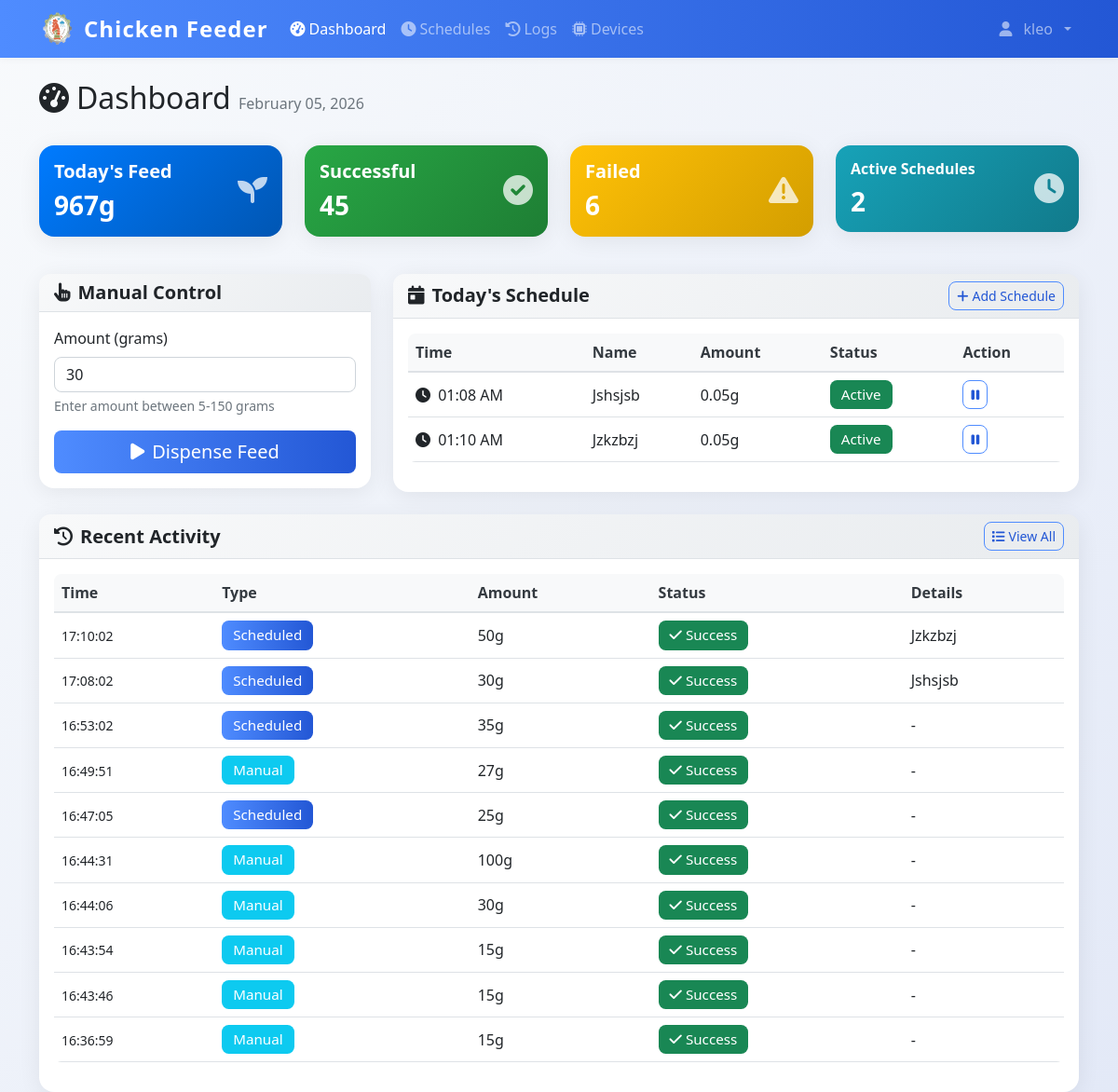
/dashboard (signed in), run on an earlier commit of the app's database.
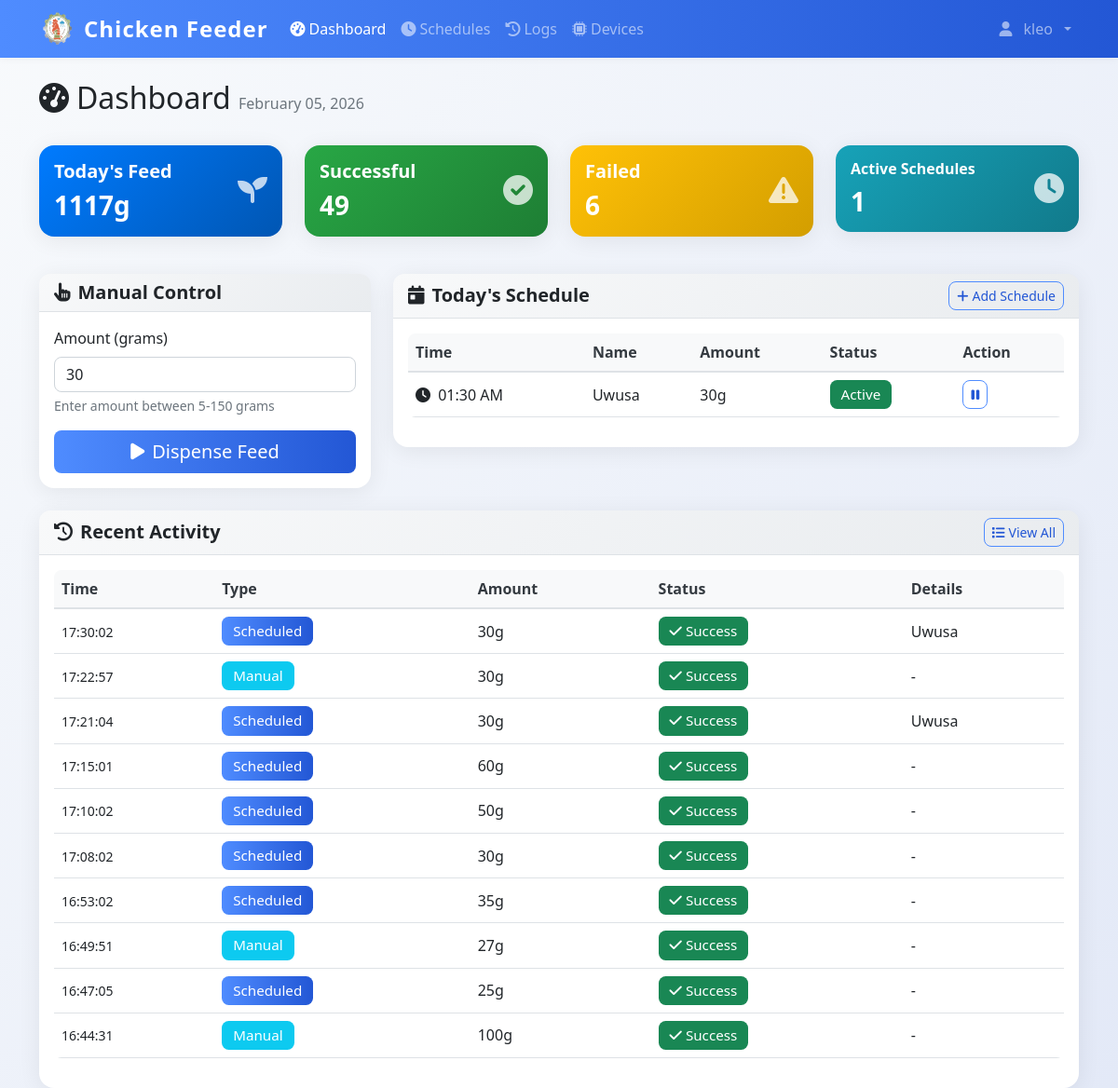
And on a later commit of the database.
### models.py (models this page shows)
class FeedSchedule(db.Model):
    id = db.Column(db.Integer, primary_key=True)
    name = db.Column(db.String(100), nullable=False)
    feed_time = db.Column(db.Time, nullable=False)
    amount_grams = db.Column(db.Integer, nullable=False)
    is_active = db.Column(db.Boolean, default=True)
    created_by = db.Column(db.Integer, db.ForeignKey('user.id'), nullable=False)
    created_at = db.Column(db.DateTime, default=datetime.utcnow)
    user = db.relationship('User', backref=db.backref('schedules', lazy=True))

class DispenseLog(db.Model):
    id = db.Column(db.Integer, primary_key=True)
    timestamp = db.Column(db.DateTime, default=datetime.utcnow, nullable=False)
    amount_grams = db.Column(db.Integer, nullable=False)
    trigger_type = db.Column(db.String(20), nullable=False)
    schedule_id = db.Column(db.Integer, db.ForeignKey('feed_schedule.id'), nullable=True)
    status = db.Column(db.String(20), default='success')
    error_message = db.Column(db.Text, nullable=True)
    triggered_by = db.Column(db.Integer, db.ForeignKey('user.id'), nullable=True)
    schedule = db.relationship('FeedSchedule', backref=db.backref('dispense_logs', lazy=True))
    user = db.relationship('User', backref=db.backref('dispense_logs', lazy=True))

### app.py (the view)
@app.route('/dashboard', methods=['GET', 'POST'])
@login_required
def dashboard():
    today_schedules = FeedSchedule.query.filter_by(created_by=current_user.id, is_active=True).order_by(FeedSchedule.feed_time).all()
    today_start = datetime.now().replace(hour=0, minute=0, second=0, microsecond=0)
    today_logs = DispenseLog.query.filter(
        DispenseLog.timestamp >= today_start,
        DispenseLog.triggered_by == current_user.id
    ).order_by(DispenseLog.timestamp.desc()).all()
    total_today = sum(log.amount_grams for log in today_logs if log.status == 'success')
    return render_template('dashboard.html',
                         schedules=today_schedules,
                         logs=today_logs,
                         total_today=total_today)

### app.py (called while the page is built)
@login_manager.user_loader
def load_user(user_id):
    return db.session.get(User, int(user_id))

@app.context_processor
def inject_datetime():
    return {'datetime': datetime}

@app.before_request
def restrict_admin_from_user_pages():
    if current_user.is_authenticated and getattr(current_user, 'is_admin', False):
        admin_paths = ['/admin', '/admin/', '/admin/dashboard', '/admin/config', '/admin/create', '/admin/feed-ratio']
        if not any(request.path.startswith(p) for p in admin_paths):
            if not request.path.startswith('/static') and not request.path.startswith('/logout'):
                return redirect(url_for('admin.dashboard'))

### templates/dashboard.html (shortened to what the changed rows need)
{% extends "base.html" %}
{% block content %}
<div class="container mt-4">
    <div class="row mb-4">
    <div class="col">
        <h1 class="h2">
            <i class="fas fa-tachometer-alt me-2"></i>Dashboard
            <span class="text-muted fs-6">{{ datetime.now().strftime('%B %d, %Y') }}</span>
        </h1>
    </div>
</div>
<div class="row mb-4">
    <div class="col-md-3 mb-3">
        <div class="card bg-primary text-white">
            <div class="card-body">
                <div class="d-flex justify-content-between">
                    <div>
                        <h5 class="card-title">Today's Feed</h5>
                        <h3 class="mb-0" id="total-today">{{ total_today }}g</h3>
                    </div>
                </div>
            </div>
        </div>
    </div>
    <div class="col-md-3 mb-3">
        <div class="card bg-success text-white">
            <div class="card-body">
                <div class="d-flex justify-content-between">
                    <div>
                        <h5 class="card-title">Successful</h5>
                        <h3 class="mb-0" id="successful-today">{{ logs|selectattr('status', 'equalto', 'success')|list|length }}</h3>
                    </div>
                </div>
            </div>
        </div>
    </div>
    <div class="col-md-3 mb-3">
        <div class="card bg-info text-white">
            <div class="card-body">
                <div class="d-flex justify-content-between">
                    <div>
                        <h5 class="card-title fs-6">Active Schedules</h5>
                        <h3 class="mb-0">{{ schedules|selectattr('is_active')|list|length }}</h3>
                    </div>
                </div>
            </div>
        </div>
    </div>
</div>
<div class="row">
    <div class="col-lg-8 mb-4">
        <div class="card">
            <div class="card-body">
                {% if schedules %}
                <div class="table-responsive">
                    <table class="table table-hover">
                        <thead>
                            <tr>
                                <th>Time</th>
                                <th>Name</th>
                                <th>Amount</th>
                                <th>Status</th>
                                <th>Action</th>
                            </tr>
                        </thead>
                        <tbody>
                            {% for schedule in schedules %}
                            <tr>
                                <td>
                                    <i class="fas fa-clock me-1"></i>
                                    {{ schedule.feed_time.strftime('%I:%M %p') }}
                                </td>
                                <td>{{ schedule.name }}</td>
                                <td>{{ schedule.amount_grams }}g</td>
                                <td>
                                    {% if schedule.is_active %}
                                        <span class="badge bg-success">Active</span>
                                    {% else %}
                                        <span class="badge bg-secondary">Inactive</span>
                                    {% endif %}
                                </td>
                                <td>
                                    <button class="btn btn-sm btn-outline-primary"
                                            onclick="toggleSchedule({{ schedule.id }})">
                                        {% if schedule.is_active %}
                                            <i class="fas fa-pause"></i>
                                        {% else %}
                                            <i class="fas fa-play"></i>
                                        {% endif %}
                                    </button>
                                </td>
                            </tr>
                            {% endfor %}
                        </tbody>
                    </table>
                </div>
                {% endif %}
            </div>
        </div>
    </div>
</div>
<div class="row">
    <div class="col-12">
        <div class="card">
            <div class="card-body">
                {% if logs %}
                <div class="table-responsive">
                    <table class="table table-hover">
                        <thead>
                            <tr>
                                <th>Time</th>
                                <th>Type</th>
                                <th>Amount</th>
                                <th>Status</th>
                                <th>Details</th>
                            </tr>
                        </thead>
                        <tbody>
                            {% for log in logs[:10] %}
                            <tr>
                                <td>
                                    <small>{{ log.timestamp.strftime('%H:%M:%S') }}</small>
                                </td>
                                <td>
                                    {% if log.trigger_type == 'manual' %}
                                        <span class="badge bg-info">Manual</span>
                                    {% else %}
                                        <span class="badge bg-primary">Scheduled</span>
                                    {% endif %}
                                </td>
                                <td>{{ log.amount_grams }}g</td>
                                <td>
                                    {% if log.status == 'success' %}
                                        <span class="badge bg-success">
                                            <i class="fas fa-check me-1"></i>Success
                                        </span>
                                    {% else %}
                                        <span class="badge bg-danger">
                                            <i class="fas fa-times me-1"></i>Failed
                                        </span>
                                    {% endif %}
                                </td>
                                <td>
                                    {% if log.schedule %}
                                        {{ log.schedule.name }}
                                    {% elif log.error_message %}
                                        <small class="text-danger">{{ log.error_message[:50] }}...</small>
                                    {% else %}
                                        -
                                    {% endif %}
                                </td>
                            </tr>
                            {% endfor %}
                        </tbody>
                    </table>
                </div>
                {% else %}
                <div class="text-center text-muted py-4">
                    <i class="fas fa-history fa-3x mb-3"></i>
                    <p>No activity today</p>
                </div>
                {% endif %}
            </div>
        </div>
    </div>
</div>
</div>
{% endblock %}

What changed in the data, as far as the page shows it:
removed FeedSchedule: feed_time "01:10 AM", name "Jzkzbzj", amount_grams "0.05", is_active "Active"
no longer on this page (row unchanged): DispenseLog: timestamp "16:44:06", trigger_type "Manual", amount_grams "30", status "success" (drawn)
no longer on this page (row unchanged): DispenseLog: timestamp "16:43:54", trigger_type "Manual", amount_grams "15", status "success" (drawn)
no longer on this page (row unchanged): DispenseLog: timestamp "16:43:46", trigger_type "Manual", amount_grams "15", status "success" (drawn)
no longer on this page (row unchanged): DispenseLog: timestamp "16:36:59", trigger_type "Manual", amount_grams "15", status "success" (drawn)
changed FeedSchedule: feed_time "01:08 AM" → "01:30 AM"; name "Jshsjsb" → "Uwusa"; amount_grams "0.05" → "30"
added DispenseLog: timestamp "17:30:02", trigger_type "Scheduled", amount_grams "30", status "success" (drawn), schedule.name "Uwusa"
added DispenseLog: timestamp "17:22:57", trigger_type "Manual", amount_grams "30", status "success" (drawn)
added DispenseLog: timestamp "17:21:04", trigger_type "Scheduled", amount_grams "30", status "success" (drawn), schedule.name "Uwusa"
added DispenseLog: timestamp "17:15:01", trigger_type "Scheduled", amount_grams "60", status "success" (drawn)
changed DispenseLog (number 5 of 10 on the later page): schedule.name "Jzkzbzj" → (not shown); now shows "-"
changed DispenseLog (number 6 of 10 on the later page): schedule.name "Jshsjsb" → (not shown); now shows "-"
Also different on the page:
{{ total_today }}: "967" → "1117"
{{ logs|selectattr('status', 'equalto', 'success')|list|length }}: "45" → "49"
{{ schedules|selectattr('is_active')|list|length }}: "2" → "1"
